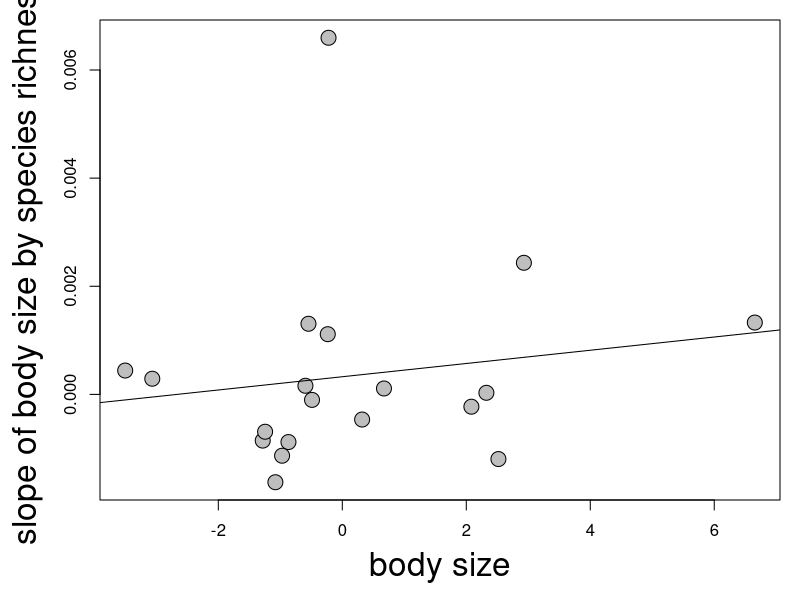
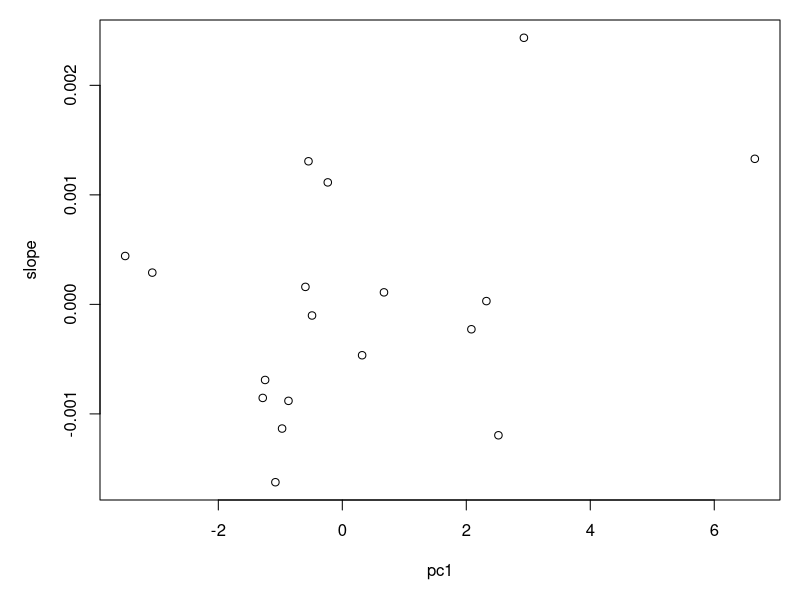
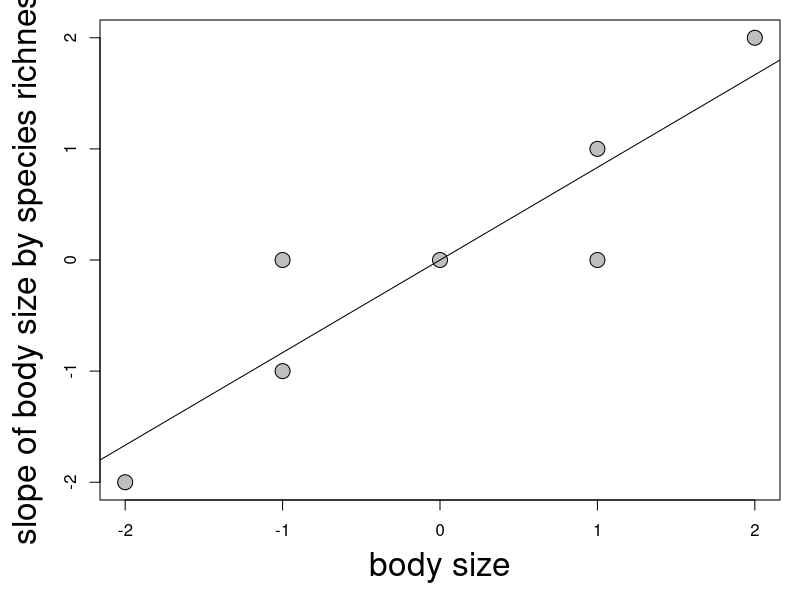
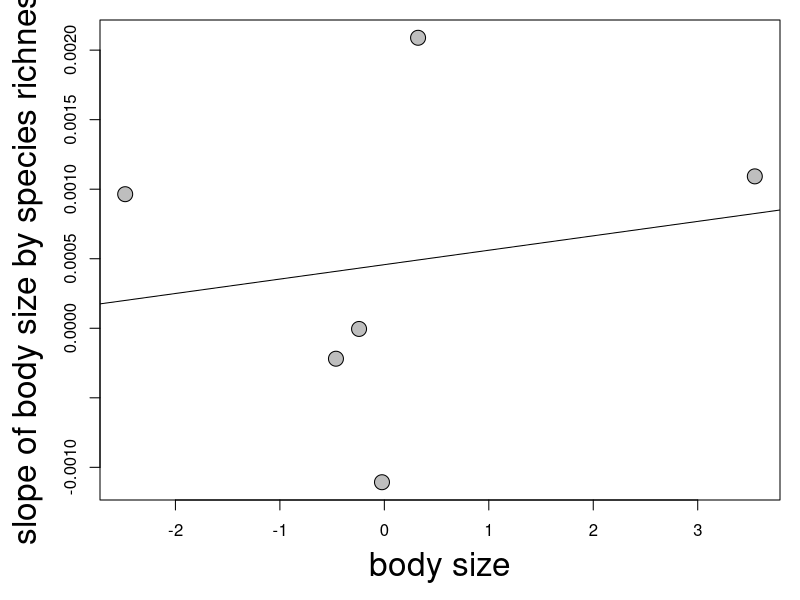

Write the R code that produced these figures, in order.
# Testing the island rule

setwd("~/Dropbox/Island-bird-morphology/islands")
data <- read.csv('skeletal_data.csv', header = T)
summary(data)
str(data)
require(plyr)

# first reduce dataset to only specimens without missing measurements of key skeletal elements
# remove non-island populations
# remove populations for which landbird species richness is unknown
sub.data <- subset(data, keel.length != 'NA' & coracoid != 'NA' & femur != 'NA' & humerus != 'NA' & tarsometatarsus != 'NA' 
                   & island !='NA' & island != 'continent' & island != 'Australia' & landbird.spp.richness != 'NA') 
summary(sub.data)
sub.data <- droplevels(sub.data)

# PCA across all taxa to correct for body size
pca.data <- sub.data[, c('coracoid', 'femur', 'humerus', 'tarsometatarsus')]
pca <- prcomp(pca.data, scale = T)
summary(pca)
pca
sub.data$pc1 <- pca$x[, 1]*-1

### automate extracting coefficients from linear models for each genus with >=10 samples & >3 island populations
## first, remove genera with <10 samples
# get count of how many samples per genus
genus.sample <- as.data.frame(table(sub.data$genus))
# create vector of genera with <10 samples
few.samples <- subset(genus.sample, Freq < 10)$Var1
few.samples
# remove genera with <10 samples from dataset
dataset <- subset(sub.data, !(genus %in% few.samples))
summary(dataset)
summary(dataset$genus)
dataset <- droplevels(dataset)

## remove genera with <= 3 island populations 
# get count of island populations per species
populations <- ddply(dataset, c('family', 'genus', 'species', 'island'),
                     function(x){
                       c(nsample = nrow(x))
                     })
summary(populations$genus) # gives number of island populations represented by each genus
# create vector of genera with <= 3 island populations
few.island.samples <- subset(as.data.frame(table(populations$genus)), Freq <= 3)$Var1
few.island.samples
# remove genera with <= 3 islands represented from dataset
dataset <- subset(dataset, !(genus %in% few.island.samples))
summary(dataset)
dataset <- droplevels(dataset)

## analyzing all data together
# testing how to extract just the slope from a simple linear model of pc1 by species richness
lm(pc1 ~ landbird.spp.richness, data = dataset)$coefficients[2] # this appears to work

slopes.bodysize <- ddply(dataset, c('family', 'genus'),
                         function(x){
                           c(pc1 = mean(x$pc1),
                             slope = lm(x$pc1 ~ x$landbird.spp.richness)$coefficients[2],
                             nsample = nrow(x))
                         })
summary(slopes.bodysize)
str(slopes.bodysize)
head(slopes.bodysize)
# test that it did what I think it did
duc <- subset(dataset, genus == 'Ducula')
duc.slope <- lm(pc1 ~ landbird.spp.richness, data = duc)$coefficients[2]
duc.pc1mean <- mean(duc$pc1)
duc.slope # slope matches
duc.pc1mean # pc1 mean matches

colnames(slopes.bodysize)
#the name for the slope column is weird. changing it
colnames(slopes.bodysize) <- c('family', 'genus', 'pc1', 'slope', 'nsample')
summary(slopes.bodysize)
# plot relationship
par(mar = c(5, 5, 1, 1))
plot(slope ~ pc1, data = slopes.bodysize, cex = 2, cex.lab = 2, pch = 21, bg = 'gray',
     xlab = 'body size', ylab = 'slope of body size by species richness')
abline(lm(slope ~ pc1, data = slopes.bodysize))
# linear model of slope of body size by species richness and body size
summary(lm(slope ~ pc1, data = slopes.bodysize))
# is the lack of relationship driven by the outlier genus Loxigilla?
slopes <- subset(slopes.bodysize, genus != 'Loxigilla')
plot(slope ~ pc1, data = slopes)
summary(lm(slope ~ pc1, data = slopes))
# no, even when the outlier is removed there is not a significant relationship 
# between slope of body size by island richness and body size

# figure of expected relationship if our data followed the island rule
# small-bodied species should get larger on smaller islands (have negative slope)
# large-bodied species should get smaller on smaller islands (have positive slope)

x <- c(-2, -1, -1, 0, 1, 1, 2)
y <- c(-2, -1, 0, 0, 0, 1, 2)
plot(y ~ x, pch = 21, bg = 'gray', cex = 2, cex.lab = 2, 
     xlab = 'body size', ylab = 'slope of body size by species richness')
abline(lm(y ~ x))

## test the island rule in specific taxa
doves <- subset(dataset, family == 'Columbidae')
summary(doves)
# pca of just the doves
dove.pca.data <- doves[, c('coracoid', 'femur', 'humerus', 'tarsometatarsus')]
dove.pca <- prcomp(dove.pca.data, scale = T)
summary(dove.pca)
dove.pca
doves$dove.pc1 <- dove.pca$x[, 1]
# calculate slopes for each genus of columbids
doves.slopes <- ddply(doves, c('family', 'genus'),
                         function(x){
                           c(dove.pc1 = mean(x$dove.pc1),
                             slope = lm(x$dove.pc1 ~ x$landbird.spp.richness)$coefficients[2],
                             nsample = nrow(x))
                         })
doves.slopes
colnames(doves.slopes) <- c('family', 'genus', 'dove.pc1', 'slope', 'nsample')
# analyze just the columbids for evidence of the island rule
summary(lm(slope ~ dove.pc1, data = doves.slopes))
plot(slope ~ dove.pc1, data = doves.slopes, cex = 2, cex.lab = 2, pch = 21, bg = 'gray',
     xlab = 'body size', ylab = 'slope of body size by species richness')
abline(lm(slope ~ dove.pc1, data = doves.slopes))
